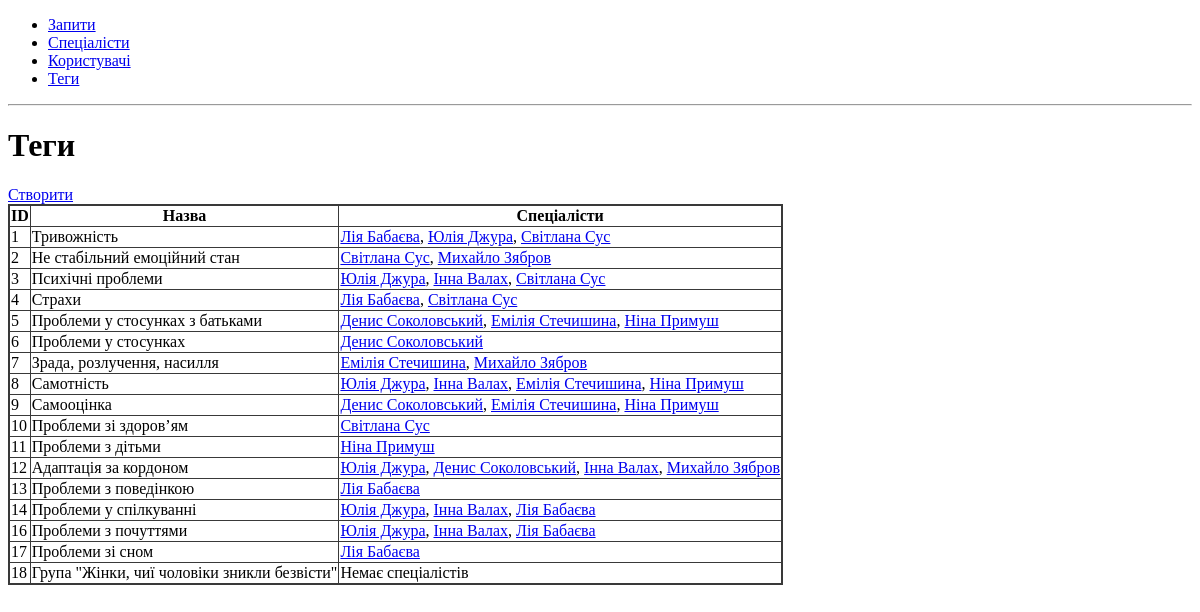
The app's page /tags/ with its own data.
### app/tags/models.py (models this page shows, shortened)
class Tag(db.Model):
    __tablename__ = "tag"
    id = db.Column(db.Integer, primary_key=True)
    name = db.Column(db.String(255), unique=True, nullable=False)
    specialists = db.relationship("Specialist", secondary="specialist_tag", back_populates="tags")

### app/specialists/models.py (models this page shows, shortened)
class Specialist(db.Model):
    __tablename__ = "specialist"
    id = db.Column(db.Integer, primary_key=True)
    name = db.Column(db.String(255), unique=True, nullable=False)
    description = db.Column(db.String(255))
    cv = db.Column(db.String(255))
    phone = db.Column(db.String(255))
    tags = db.relationship("Tag", secondary=specialist_tag, back_populates="specialists")
    telegram_username = db.Column(db.String(255))
    manychat_username = db.Column(db.String(255))
    cost = db.Column(db.Integer)
    def __repr__(self) -> str:
        return f"{self.name}"

### app/tags/routes.py (the view)
@bp.route('/', methods=['GET', 'POST'])
def tags():
    return render_template('tags.html', tags=Tag.query.all())

### app/tags/templates/tags.html
{% extends 'base.html' %}
{% block content %}
<h1>Теги</h1>
<a href="{{ url_for('tags.new') }}">Створити</a>
{% include 'tags_table.html' %}
{% endblock %}

### app/tags/templates/tags_table.html
<table id="tags">
    <tr>
        <th>ID</th>
        <th>Назва</th>
        <th>Спеціалісти</th>
    </tr>
    {% for tag in tags %}
    <tr>
        <td>{{ tag.id }}</td>
        <td>{{ tag.name }}</td>
        <td>
            {% if tag.specialists %}
                {% for specialist in tag.specialists %}
                    <a href="{{ url_for('specialists.specialist_card', specialist_id=specialist.id) }}">{{ specialist }}</a>{% if not loop.last %}, {% endif %}
                {% endfor %}
            {% else %}
                Немає спеціалістів
            {% endif %}
        </td>
    </tr>
    {% endfor %}
</table>

### app/static/style.css (style rules this page uses)
table { border: 2px solid #393939; border-collapse: collapse; }
th, td { border: 0.5px solid #393939; }

### records on screen
Tag: id "1", name "Тривожність"
Specialist: name "Лія Бабаєва"
Specialist: name "Юлія Джура"
Specialist: name "Світлана Сус"
Tag: id "2", name "Не стабільний емоційний стан"
Specialist: name "Михайло Зябров"
Tag: id "3", name "Психічні проблеми"
Specialist: name "Інна Валах"
Tag: id "4", name "Страхи"
Tag: id "5", name "Проблеми у стосунках з батьками"
Specialist: name "Денис Соколовський"
Specialist: name "Емілія Стечишина"
Specialist: name "Ніна Примуш"
Tag: id "6", name "Проблеми у стосунках"
Tag: id "7", name "Зрада, розлучення, насилля"
Tag: id "8", name "Самотність"
Tag: id "9", name "Самооцінка"
Tag: id "10", name "Проблеми зі здоровʼям"
Tag: id "11", name "Проблеми з дітьми"
Tag: id "12", name "Адаптація за кордоном"
Tag: id "13", name "Проблеми з поведінкою"
Tag: id "14", name "Проблеми у спілкуванні"
Tag: id "16", name "Проблеми з почуттями"
Tag: id "17", name "Проблеми зі сном"
Tag: id "18", name "Група \"Жінки, чиї чоловіки зникли безвісти\"", shows "Немає спеціалістів"
